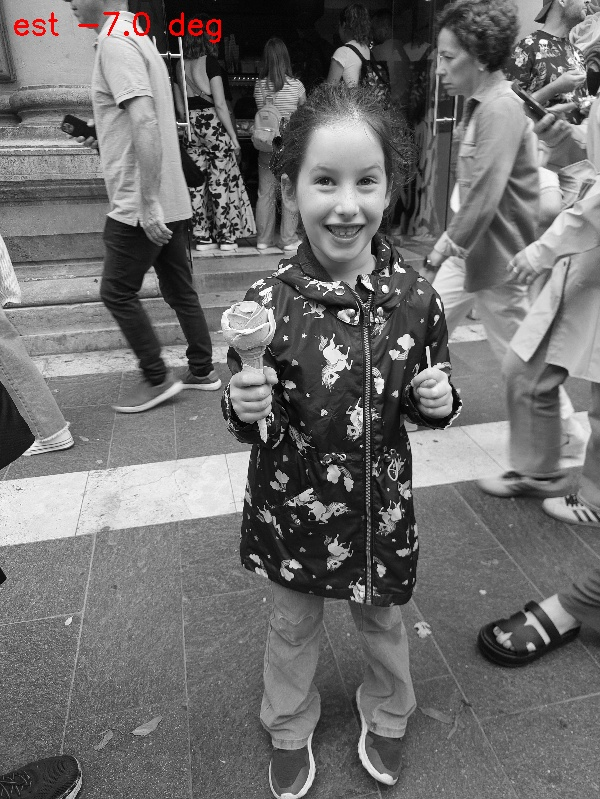
#> input picture reports/2026-07-12_tilt_benchmark/samples/20250822_112331_orig.jpg, 600 x 799 px, given as the content of the folder D:/Budapest2025_Google, which was not available
$ python experiment_tilt_benchmark.py
#> lines starting #> are read from the running program, lines starting #| are printed output that depends on the picture; pictures that were not available may be replaced by others from this repository, and a replacement may not be noted
### sim_bench/quality_assessment/tilt.py
"""
Crooked-photo (tilt) estimation — spec-099.

EXIF orientation only encodes 90-degree steps; a hand-tilted photo (3-10 deg roll)
carries no metadata about it. This estimator recovers the roll angle from the
photo's own line structure (horizons, buildings, door frames):

    Canny edges -> probabilistic Hough segments -> keep segments within
    FOLD_LIMIT_DEG of horizontal/vertical -> fold both families into one
    deviation-from-axis space -> angle = length-weighted median deviation.

Confidence combines support (total segment length vs image size) and agreement
(how much of that length votes within AGREE_TOL_DEG of the answer). Scenes with
no line structure (portraits, beaches) yield low confidence by construction —
downstream, low confidence MUST map to zero penalty (a guessed tilt never moves
a score).

Framework-agnostic (numpy in / dataclass out), spec-053 helper style.
"""

from dataclasses import dataclass

import cv2
import numpy as np

# Internal working width: tilt is a global property; full resolution adds cost,
# not accuracy.
_MAX_SIDE = 1024

# Segments further than this from the nearest axis are diagonals (stairs,
# rooflines) and vote for neither axis.
FOLD_LIMIT_DEG = 20.0

# Agreement window for the confidence term.
AGREE_TOL_DEG = 1.5

# Support saturation: agreeing segment length equal to 2x the image diagonal
# counts as full support. Deliberately strict: the 2026-07-12 benchmark showed
# relaxing to 0.75 raises coverage 1%->6% but degrades MAE 0.32->3.3 deg.
# For a penalty signal, precision beats coverage — abstaining is free.
_SUPPORT_SAT = 2.0


@dataclass(frozen=True)
class TiltResult:
    """Estimated roll of the photo content.

    angle_deg: signed; positive = content tilted clockwise (fix by rotating the
               image counter-clockwise by the same amount).
    confidence: [0,1]; product of line support and angular agreement.
    n_lines: number of near-axis segments that voted.
    """
    angle_deg: float
    confidence: float
    n_lines: int


def estimate_tilt(gray: np.ndarray) -> TiltResult:
    """Estimate the roll angle of a photo from its near-axis line segments."""
    if gray.ndim != 2:
        raise ValueError("estimate_tilt expects a 2-D grayscale image")

    scale = _MAX_SIDE / max(gray.shape)
    if scale < 1.0:
        gray = cv2.resize(gray, (int(gray.shape[1] * scale), int(gray.shape[0] * scale)))
    h, w = gray.shape
    diagonal = float(np.hypot(h, w))

    edges = cv2.Canny(gray, 50, 150)
    # threshold/minLineLength/maxLineGap tuned so pixel-grid artifacts in pure
    # noise yield ~no segments (1157 -> 7 at 640px) while real line structure
    # survives: only long, near-unbroken runs vote.
    segments = cv2.HoughLinesP(
        edges, rho=1, theta=np.pi / 360.0, threshold=80,
        minLineLength=int(min(h, w) / 6), maxLineGap=3,
    )
    if segments is None:
        return TiltResult(0.0, 0.0, 0)

    # Split votes into the two line families. Perspective convergence (looking
    # up at a building) makes verticals lean symmetrically while the horizon
    # stays true — so the families are estimated SEPARATELY and only trusted
    # together when they agree (disagreement = perspective, not tilt).
    fam_dev = {"h": [], "v": []}
    fam_len = {"h": [], "v": []}
    n_lines = 0
    for x1, y1, x2, y2 in segments[:, 0, :]:
        dx, dy = float(x2 - x1), float(y2 - y1)
        length = float(np.hypot(dx, dy))
        if length <= 0.0:
            continue
        angle = np.degrees(np.arctan2(dy, dx))
        dev_h = (angle + 90.0) % 180.0 - 90.0          # deviation from horizontal
        dev_v = (angle % 180.0) - 90.0                 # deviation from vertical
        if abs(dev_h) <= FOLD_LIMIT_DEG:
            fam_dev["h"].append(dev_h)
            fam_len["h"].append(length)
            n_lines += 1
        elif abs(dev_v) <= FOLD_LIMIT_DEG:
            fam_dev["v"].append(dev_v)
            fam_len["v"].append(length)
            n_lines += 1

    def family_estimate(dev_list, len_list):
        """(angle, confidence) via histogram peak + concentration around it."""
        if not dev_list:
            return None
        dev = np.asarray(dev_list)
        wgt = np.asarray(len_list)
        hist, edges_ = np.histogram(dev, bins=np.arange(-FOLD_LIMIT_DEG,
                                                        FOLD_LIMIT_DEG + 0.5, 0.5),
                                    weights=wgt)
        peak = edges_[int(np.argmax(hist))] + 0.25
        near = np.abs(dev - peak) <= 2.0
        if not near.any():
            return None
        angle = float(np.average(dev[near], weights=wgt[near]))
        support = min(1.0, float(wgt[near].sum()) / (diagonal * _SUPPORT_SAT))
        concentration = float(wgt[np.abs(dev - angle) <= AGREE_TOL_DEG].sum() / wgt.sum())
        return angle, support * concentration

    est_h = family_estimate(fam_dev["h"], fam_len["h"])
    est_v = family_estimate(fam_dev["v"], fam_len["v"])

    if est_h is None and est_v is None:
        return TiltResult(0.0, 0.0, 0)
    if est_h is not None and est_v is not None:
        (a_h, c_h), (a_v, c_v) = est_h, est_v
        if abs(a_h - a_v) <= 2.0:
            # Families agree: perspective ruled out, confidence compounds.
            weight_sum = c_h + c_v
            angle_deg = (a_h * c_h + a_v * c_v) / weight_sum
            confidence = min(1.0, weight_sum)
        else:
            # Families disagree: perspective scene — abstain rather than guess.
            angle_deg, confidence = (a_h, c_h * 0.3) if c_h >= c_v else (a_v, c_v * 0.3)
    else:
        # One family only (pure horizon, or a single wall): usable but weaker.
        angle_deg, confidence = est_h if est_h is not None else est_v
        confidence *= 0.8

    return TiltResult(angle_deg=float(angle_deg), confidence=float(confidence),
                      n_lines=n_lines)

### scripts/experiment_tilt_benchmark.py
"""
spec-099 T0.2/T0.3: tilt-estimator benchmark on real album photos.

Protocol: EXIF-normalize each Budapest photo, downscale, then inject known roll
angles (+-2,4,6,8,10 deg) by rotating and taking the central valid crop.
Recovery is measured RELATIVELY: delta_hat = angle(rotated) - angle(original),
so a photo's own (unknown) tilt cancels out.

Gates: A1 MAE < 1.5 deg + >=80% of >=4 deg tilts within +-2 deg (confident pairs);
A2 <=5% of originals confidently flagged >3 deg; A5 < 100 ms/estimate.
Also sweeps the confidence gate. Outputs reports/2026-07-12_tilt_benchmark/.
"""

import json
import logging
import sys
import time
from pathlib import Path

import cv2
import numpy as np
from PIL import Image, ImageOps

sys.path.insert(0, str(Path(__file__).resolve().parents[1]))
from sim_bench.quality_assessment.tilt import estimate_tilt

logging.basicConfig(level=logging.INFO, format="%(asctime)s %(message)s")
log = logging.getLogger("tilt_bench")

SRC = Path(r"D:\Budapest2025_Google")
REPORT_DIR = Path(__file__).resolve().parents[1] / "reports" / "2026-07-12_tilt_benchmark"
ANGLES = [-10.0, -8.0, -6.0, -4.0, -2.0, 2.0, 4.0, 6.0, 8.0, 10.0]
CONF_GATES = [0.2, 0.3, 0.5]
WORK_SIDE = 1400  # rotate at this size, estimator downscales to 1024 internally


def rotated_crop(gray: np.ndarray, angle_deg: float) -> np.ndarray:
    """Rotate content clockwise by angle_deg; central 72% crop excludes corners."""
    h, w = gray.shape
    m = cv2.getRotationMatrix2D((w / 2, h / 2), -angle_deg, 1.0)
    rot = cv2.warpAffine(gray, m, (w, h))
    mh, mw = int(0.14 * h), int(0.14 * w)
    return rot[mh:h - mh, mw:w - mw]


def main():
    (REPORT_DIR / "samples").mkdir(parents=True, exist_ok=True)
    photos = sorted(SRC.rglob("*.jpg")) + sorted(SRC.rglob("*.jpeg"))
    log.info("photos=%d angles=%d", len(photos), len(ANGLES))

    rows, times = [], []
    for i, p in enumerate(photos):
        with Image.open(p) as pil:
#> pil is the input picture: PIL image 600x799 RGB; mean R, G, B 111.1, 110.4, 110.4
            pil = ImageOps.exif_transpose(pil).convert("L")
#> pil: PIL image 600x799 L
        gray = np.array(pil)
        s = WORK_SIDE / max(gray.shape)
#> s = 1.75
        if s < 1:
            gray = cv2.resize(gray, (int(gray.shape[1] * s), int(gray.shape[0] * s)))

        t0 = time.time()
        base = estimate_tilt(gray)
#> in estimate_tilt, `edges = cv2.Canny(gray, 50, 150)`:
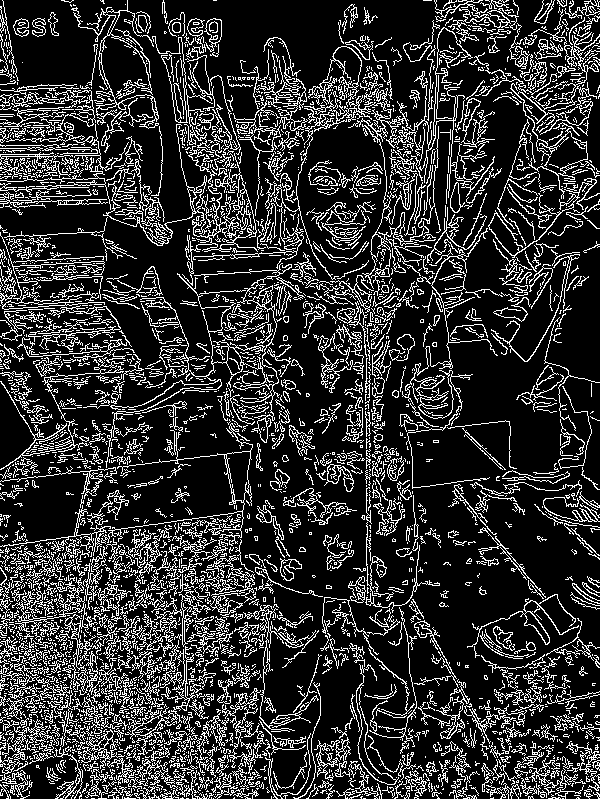
#> edges: shape (799, 600); 19.5% white in thin lines or dots
#> in estimate_tilt, `segments = cv2.HoughLinesP( edges, rho=1, theta=np.pi / 360.0, thresho..`: segments = [[366, 414, 367, 539], [18, 581, 20, 695], [426, 622, 488, 739], [368, 394, 369, 507]]
#> the loop in estimate_tilt, `for x1, y1, x2, y2 in segments[:, 0, :]:` made 4 passes
#> (x1, y1, x2, y2, dx, dy, length, angle) on passes 1 to 4: (366, 414, 367, 539, 1, 125, 125, 89.54), (18, 581, 20, 695, 2, 114, 114, 88.99), (426, 622, 488, 739, 62, 117, 132.4, 62.08), (368, 394, 369, 507, 1, 113, 113, 89.49)
#> after the loop in estimate_tilt, `for x1, y1, x2, y2 in segments[:, 0, :]:`: n_lines = 3
        times.append(time.time() - t0)
        row = {"photo": p.stem, "base_angle": base.angle_deg, "base_conf": base.confidence,
               "base_lines": base.n_lines, "variants": {}}
        for d in ANGLES:
            r = estimate_tilt(rotated_crop(gray, d))
            row["variants"][str(d)] = {"angle": r.angle_deg, "conf": r.confidence}
#> this loop made 10 passes
#> segments in estimate_tilt on pass 7: [[364, 388, 418, 462], [1, 344, 89, 340]]
#> pass 1, in rotated_crop, `rot = cv2.warpAffine(gray, m, (w, h))`:
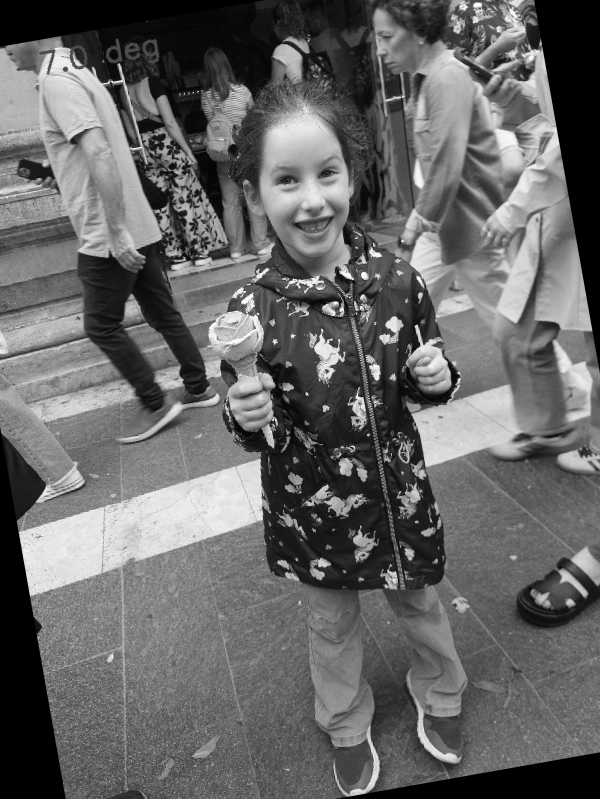
#> rot: shape (799, 600); min 0, max 255, mean 102.2
#> pass 1, in estimate_tilt (call 2), `edges = cv2.Canny(gray, 50, 150)`:
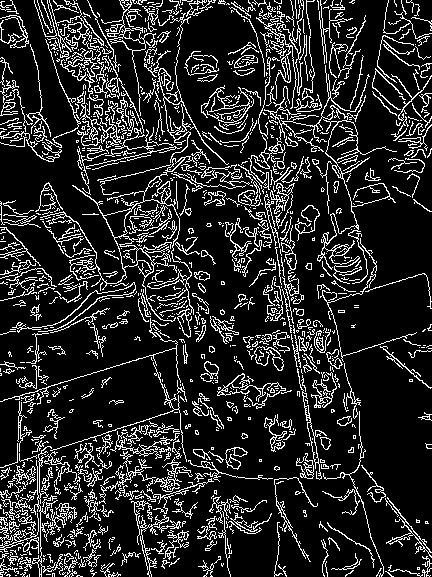
#> edges: shape (577, 432); 15.7% white in thin lines or dots
#> pass 2, in rotated_crop (call 2), `rot = cv2.warpAffine(gray, m, (w, h))`:
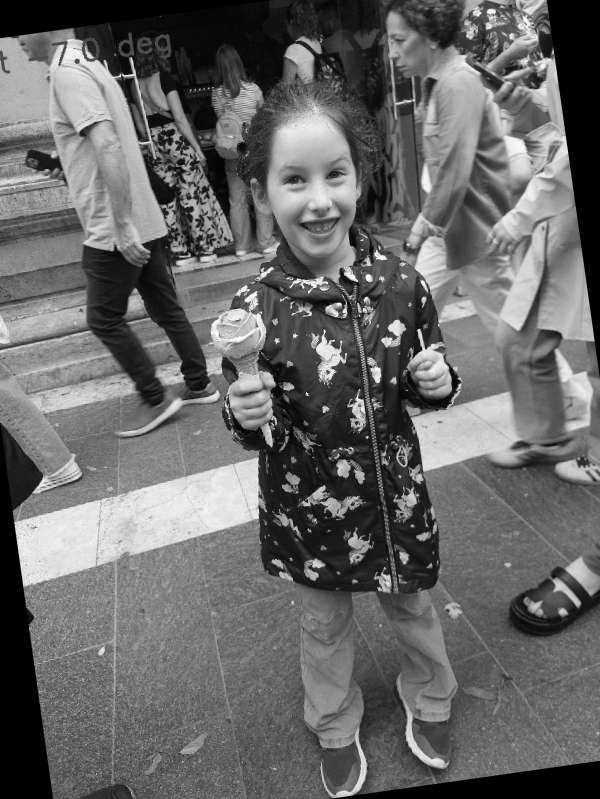
#> rot: shape (799, 600); min 0, max 255, mean 103.8
#> pass 2, in estimate_tilt (call 3), `edges = cv2.Canny(gray, 50, 150)`:
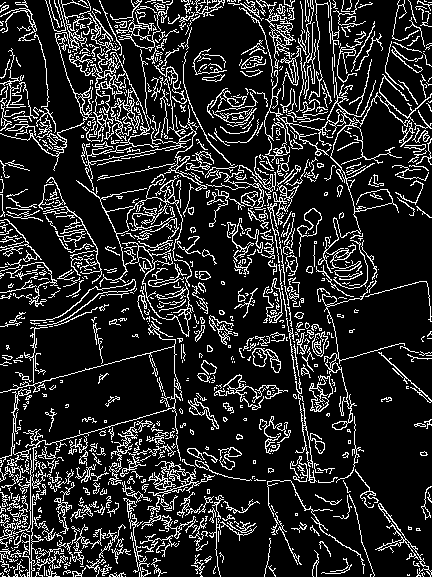
#> edges: shape (577, 432); 15.8% white in thin lines or dots
#> after the loop, row = 5 items
        rows.append(row)
        if (i + 1) % 25 == 0:
            log.info("%d/%d", i + 1, len(photos))

    metrics = {"n_photos": len(rows), "source": str(SRC), "angles": ANGLES,
               "perf_ms_per_estimate": float(np.mean(times) * 1000.0), "gates": {}}
    for gate in CONF_GATES:
        errs, big_ok, big_n = [], 0, 0
        for row in rows:
            if row["base_conf"] < gate:
                continue
            for d in ANGLES:
                v = row["variants"][str(d)]
                if v["conf"] < gate:
                    continue
                err = (v["angle"] - row["base_angle"]) - d
                errs.append(abs(err))
                if abs(d) >= 4.0:
                    big_n += 1
                    big_ok += abs(err) <= 2.0
        false_pos = [r for r in rows if r["base_conf"] >= gate and abs(r["base_angle"]) > 3.0]
        metrics["gates"][str(gate)] = {
            "n_confident_pairs": len(errs),
            "coverage": len(errs) / (len(rows) * len(ANGLES)),
            # real-world abstention: variants are 72% crops (lines shortened),
            # base images are what production actually sees.
            "base_images_confident": sum(r["base_conf"] >= gate for r in rows) / len(rows),
            "mae_deg": float(np.mean(errs)) if errs else None,
            "recall_ge4deg_within2": (big_ok / big_n) if big_n else None,
            "originals_flagged_gt3deg": len(false_pos) / len(rows),
            "flagged_names": [r["photo"] for r in false_pos][:15],
        }
#> after the loop, metrics = 5 items

    with open(REPORT_DIR / "metrics.json", "w") as f:
        json.dump(metrics, f, indent=2)
    for gate, g in metrics["gates"].items():
        log.info("conf>=%s: pairs=%d cov=%.2f MAE=%.2f recall4=%.2f origFlag=%.3f",
                 gate, g["n_confident_pairs"], g["coverage"], g["mae_deg"] or -1,
                 g["recall_ge4deg_within2"] or -1, g["originals_flagged_gt3deg"])
#> this loop made 3 passes
#> gate on passes 1 to 3: '0.2', '0.3', '0.5'
    log.info("perf: %.0f ms/estimate", metrics["perf_ms_per_estimate"])

    # samples: 2 photos, original + one rotated variant with estimates burned in
    for row in rows[:2]:
        p = next(SRC.rglob(row["photo"] + ".jp*"))
        with Image.open(p) as pil:
            g = np.array(ImageOps.exif_transpose(pil).convert("L"))
        s = 800 / max(g.shape)
#> s = 1
        g = cv2.resize(g, (int(g.shape[1] * s), int(g.shape[0] * s)))
        for tag, img, est in [("orig", g, row["base_angle"]),
                              ("rot6", rotated_crop(g, 6.0), row["variants"]["6.0"]["angle"])]:
#> in rotated_crop (call 11), `h, w = gray.shape`: h = 800; w = 600
#> in rotated_crop (call 11), `m = cv2.getRotationMatrix2D((w / 2, h / 2), -angle_deg, 1.0)`: m = [[0.995, -0.105, 43.45], [0.105, 0.995, -29.17]]
#> in rotated_crop (call 11), `rot = cv2.warpAffine(gray, m, (w, h))`:
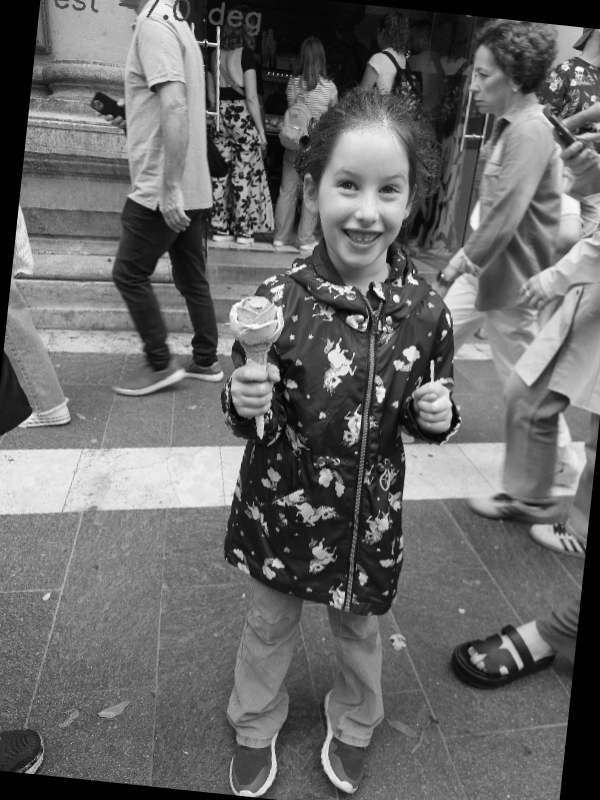
#> rot: shape (800, 600); min 0, max 254, mean 104.5
#> in rotated_crop (call 11), `mh, mw = int(0.14 * h), int(0.14 * w)`: mh = 112; mw = 84
            out = cv2.putText(cv2.cvtColor(img, cv2.COLOR_GRAY2BGR),
                              f"est {est:+.1f} deg", (12, 34),
                              cv2.FONT_HERSHEY_SIMPLEX, 1.0, (0, 0, 255), 2)
            cv2.imwrite(str(REPORT_DIR / "samples" / f"{row['photo']}_{tag}.jpg"), out)
#> this loop made 2 passes
#> pass 2, in main, `out = cv2.putText(cv2.cvtColor(img, cv2.COLOR_GRAY2BGR), f"est {est:+...`:
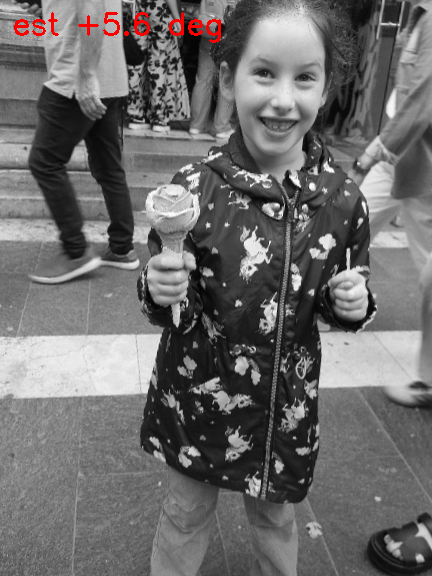
#> out: shape (576, 432, 3); mean B, G, R 107.7, 107.7, 109.1

    log.info("done -> %s", REPORT_DIR)


if __name__ == "__main__":
    main()
